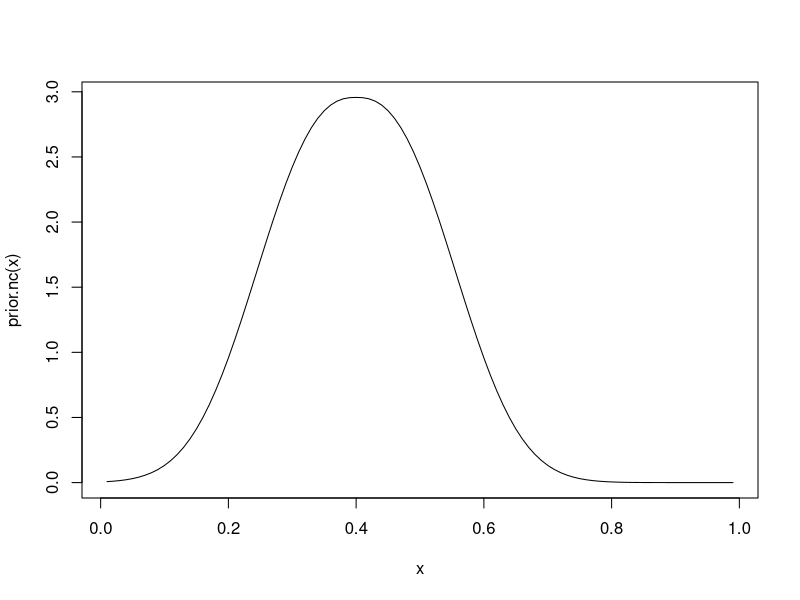

Here is the R script that generated this plot:
rm(list = ls())

## 3 parameters for generalized normal distribution
mu0<-0.4
sigma0<-1
lambda0<-2.5 # does not change height

## vary sigma to find desired tail area
result<-NA
sigma0.seq<-seq(.01,0.5,by=0.0001)
epsilon<-1E-6
for (i in 1:length(sigma0.seq)){
# density & normalizing constant
sigma0<-sigma0.seq[i]
prior<-function(x){
  exp(-(abs(x-mu0)/sigma0)^lambda0)
}
nc<-integrate(prior,lower=0+epsilon,upper=1-epsilon)[[1]]
prior.nc<-function(x){
  exp(-(abs(x-mu0)/sigma0)^lambda0)/nc
}
# tail area
result[i]<-integrate(prior.nc,lower=epsilon,upper=0.2)[[1]]
}

## find closest match to desired tail area
i<-which(abs(result-0.05)==min(abs(result-0.05)))
sigma0<-sigma0.seq[i]

# density & normalizing constant
prior<-function(x){
  exp(-(abs(x-mu0)/sigma0)^lambda0)
}
nc<-integrate(prior,lower=0+epsilon,upper=1-epsilon)[[1]]
prior.nc<-function(x){
  exp(-(abs(x-mu0)/sigma0)^lambda0)/nc
}

# plot prior
x<-seq(0.01,0.99,by=0.01)
plot(x,prior.nc(x),type='l')
max(prior.nc(x))
integrate(prior.nc,lower=epsilon,upper=0.2)[[1]]

# expected value
prior.nc.exp<-function(x){
  x*exp(-(abs(x-mu0)/sigma0)^lambda0)/nc
}
integrate(prior.nc.exp,lower=epsilon,upper=1-epsilon)[[1]]
# add data
n<-5
y<-2

posterior<-function(x){
  exp(y*log(x)+(n-y)*log(1-x)-((abs(x-mu0)/sigma0)^lambda0))
}
nc<-integrate(posterior,lower=0+epsilon,upper=1-epsilon)[[1]]
posterior.nc<-function(x){
exp(y*log(x)+(n-y)*log(1-x)-((abs(x-mu0)/sigma0)^lambda0))/nc
}

integrate(posterior.nc,lower=0.2,upper=1-epsilon)[[1]]

